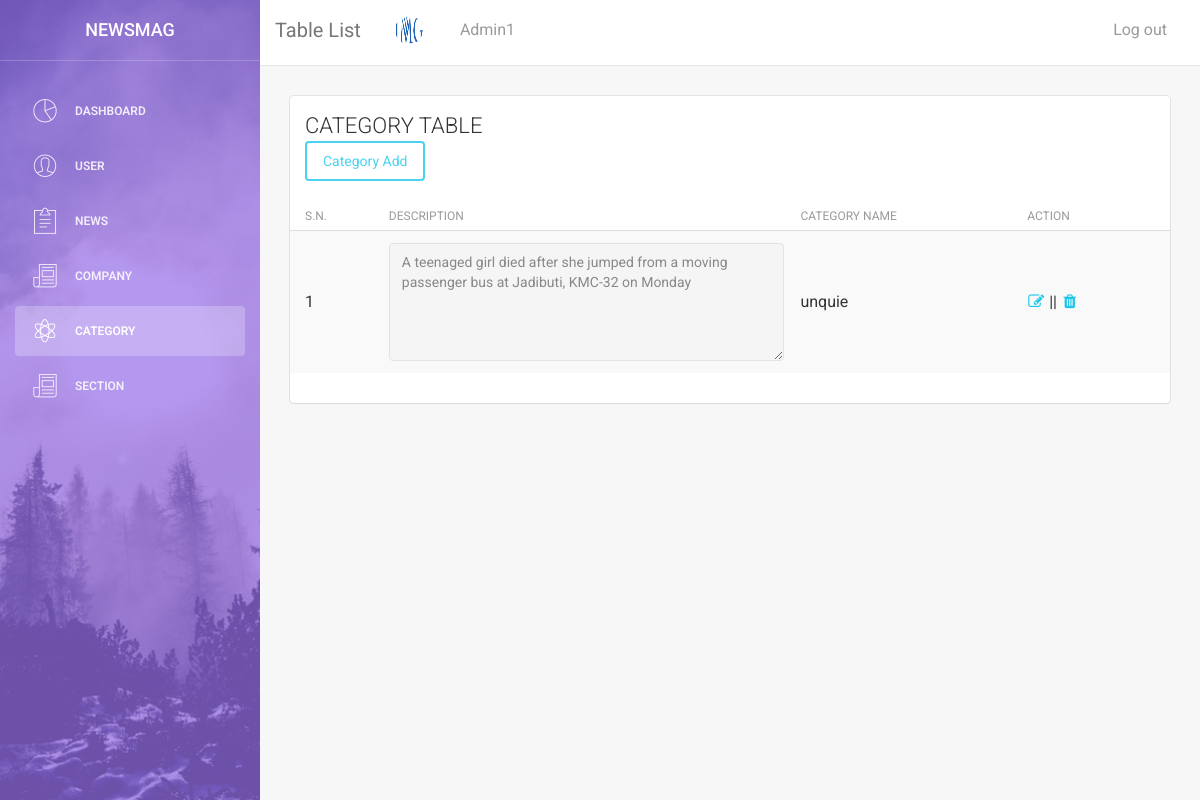
The app's page /admin/Categorytable.php (signed in) with its own data.
### tables this page shows
CREATE TABLE `myuser` (
  `status` int(11) NOT NULL DEFAULT '0',
  `id` int(11) NOT NULL,
  `user` varchar(60) NOT NULL,
  `password` varchar(60) NOT NULL,
  `email` varchar(60) NOT NULL,
  `number` varchar(60) NOT NULL,
  `media` varchar(69) NOT NULL
);

CREATE TABLE `news_table` (
  `id` int(11) NOT NULL,
  `categoryname` varchar(60) NOT NULL,
  `description` longtext NOT NULL
);

### admin/valid.php (called while the page is built, shortened)
<?php
if(isset($_COOKIE['username'])){
	$userPass = $_COOKIE['username'];
}else{
	$userPass = $_SESSION['username'];
}
$objs = new Connection();
$objs->connect();
			$sql = "SELECT * FROM  `myuser` WHERE `email` = '".$userPass."'";
			$query = $objs::$con->query($sql);
			$db_value = $query->fetch(PDO::FETCH_ASSOC);
?>

### admin/Categorytable.php (the view, shortened to what this page needs)
<?php
require_once('valid.php');
?>
<html>
<head>
    <link href="assets/css/bootstrap.min.css" rel="stylesheet" />
    <link href="assets/css/animate.min.css" rel="stylesheet"/>
    <link href="assets/css/light-bootstrap-dashboard.css" rel="stylesheet"/>
    <link href="assets/css/demo.css" rel="stylesheet" />
    <link href="http://maxcdn.bootstrapcdn.com/font-awesome/4.2.0/css/font-awesome.min.css" rel="stylesheet">
    <link href="assets/css/pe-icon-7-stroke.css" rel="stylesheet" />
</head>
<body>
    <div class="wrapper">
        <div class="sidebar">
            <div class="sidebar-wrapper" style="background-image: url('assets/img/sidebar-5.jpg');
            background-repeat: no-repeat; background-position: center; background-size: cover;" >
            <div style="background: rgba(147,104,233,0.68); height: 100vh">
                <div class="logo">
                    <a href="#" class="simple-text">
                       NEWSMAG
                    </a>
                </div>
                <ul class="nav">
                    <li>
                        <a href="dashboard.php">
                            <i class="pe-7s-graph"></i>
                            <p>Dashboard</p>
                        </a>
                    </li>
                    <li>
                        <a href="usertable.php">
                            <i class="pe-7s-user"></i>
                            <p>User</p>
                        </a>
                    </li>
                    <li>
                        <a href="Newstable.php">
                            <i class="pe-7s-note2"></i>
                            <p>News</p>
                        </a>
                    </li>
                    <li>
                        <a href="Companytable.php">
                            <i class="pe-7s-news-paper"></i>
                            <p>Company</p>
                        </a>
                    </li>
                    <li class="active">
                        <a href="Categorytable.php">
                            <i class="pe-7s-science"></i>
                            <p>Category</p>
                        </a>
                    </li>
                    <li>
                        <a href="sectiontable.php">
                            <i class="pe-7s-news-paper"></i>
                            <p>section</p>
                        </a>
                    </li>
                </ul>
            </div>
        </div>
    </div>
    <div class="main-panel">
        <nav class="navbar navbar-default navbar-fixed">
            <div class="container-fluid">
                <div class="navbar-header">
                    <a class="navbar-brand" href="#">Table List</a>
                </div>
                <div class="collapse navbar-collapse">
                    <ul class="nav navbar-nav navbar-left">
                        <li>
                         <a href="">
                            <img src="assets/img/<?php echo $db_value['media'];?>" width="30px" height="30px" style="border-radius: 100%; border: 1px solid #fff; margin-top: -5px">
                        </a>
                    </li>
                    <li>
                            <a href="#">
                                <?php
                               echo ucfirst($db_value['user']);
    ?>
                            </a>
                        </li>
                </ul>
                <ul class="nav navbar-nav navbar-right">
                    <li>
                        <a href="logout.php">
                            Log out
                        </a>
                    </li>
                </ul>
            </div>
        </div>
    </nav>
    <div class="content">
        <div class="container-fluid">
            <div class="row">
                <div class="col-md-12">
                    <div class="card">
                        <div class="header">
                            <h4 class="title">CATEGORY TABLE</h4>
                            <a href="Categoryadd.php" class="btn btn-info">Category Add</a>
                        </div>
                        <div class="content table-responsive table-full-width">
                            <table class="table table-hover table-striped">
                                <thead>
                                    <th>S.N.</th>
                                    <th>Description</th>
                                    <th>Category Name</th>
                                    <th>Action</th>
                                </thead>
                                <tbody>
                                    <?php
                                    $dbcon = new Connection();
                                    $dbcon->connect();
                                    $result = $dbcon::$con->query("SELECT * FROM news_table ORDER BY `id` DESC ");
                                    $i = 1;
                                    while($row = $result->fetch(PDO::FETCH_ASSOC)){
                                        ?>
                                        <tr>
                                            <td><?php echo $i; ?></td>
                                            <td><textarea rows="5" class="form-control" disabled><?php echo $row['description']; ?></textarea></td>
                                            <td><?php echo $row['categoryname']; ?></td>
                                <td><a href="Categoryedit.php?id=<?php echo $row['id'];?>"><i class="fa fa-edit"></i></a> || <a onclick="return confirm('Are you sure you want to delete?')" href="function.php?id=<?php echo $row['id'];?>&page=category" ><i class="fa fa-trash"></i></a></td>
                                        </tr>
                                        <?php
                                        $i++;
                                    }?>
                                </tbody>
                            </table>
                        </div>
                    </div>
                </div>
            </div>
        </div>
    </div>
</div>
</div>
</body>

### records on screen
myuser: media (picture), user "Admin1"
news_table: description "A teenaged girl died after she jumped from a moving passenger bus at Jadibuti, KMC-32 on Monday", categoryname "unquie"
